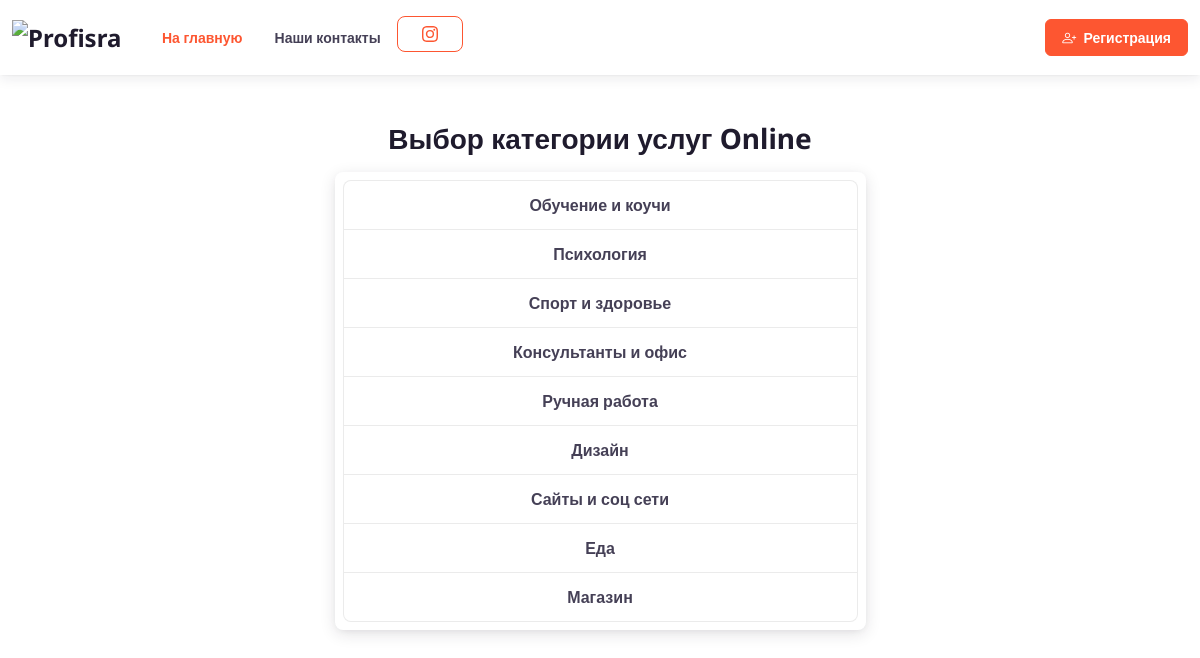
The app's page /cities/44/ with its own data.
### core/models.py (models this page shows, shortened)
class City(models.Model):
    name = models.CharField(max_length=100, unique=True)
    class Meta:
        verbose_name_plural = "Города"
        ordering = ['name']

class Category(models.Model):
    city = models.ForeignKey(City, on_delete=models.CASCADE)
    name = models.CharField(max_length=100)
    class Meta:
        verbose_name_plural = "Категории услуг"
        ordering = ['name']

### core/views.py (the view)
# urls.py: path('cities/<int:city_id>/', cat_views.category, name='category'),
def category(request, city_id):
    city = City.objects.get(pk=city_id)
    categories = Category.objects.filter(city=city).annotate(num_masters=Count('service__master')).filter(num_masters__gt=0)
    return render(request, 'category.html', {'city': city, 'categories': categories})

### core/templates/category.html (shortened to what this page needs)
{% extends "base.html" %}
{% load static %}
{% block content %}
    <div style="max-width:555px;" class="container justify justify-content-center pt-5 mt-5">
        <h3 align="center">Выбор категории услуг {{ city.name }} </h3>
        <div class="list-group text-center fw-bolder shadow p-2 mb-1 bg-body rounded">
        {% for category in categories %}
            <a href="{% url 'service' city.id category.id %}" class="list-group-item list-group-item-action" >{{ category.name }}</a>
        {% endfor %}
    </div>
</div>
{% endblock %}

### core/templates/base.html (shortened to what this page needs)
{% load static %}
<!DOCTYPE html>
<html lang="ru">
  <head>
    <link type="text/css" rel="stylesheet" media="screen" href="{% static '/css/theme.min.css' %}"/>
    <link type="text/css" rel="stylesheet" href="https://cdn.jsdelivr.net/npm/bootstrap-icons@1.10.2/font/bootstrap-icons.css">
    <link rel="stylesheet" href="https://rawgit.com/LeshikJanz/libraries/master/Bootstrap/baguetteBox.min.css">
  </head>
  <body>
    <header class="navbar fixed-top navbar-expand-lg navbar-light bg-light shadow-sm">
      <div class="container">
        <a href="{% url 'index' %}" class="navbar-brand me-2 me-xl-4">
          <img class="d-block" src="{% static '/images/logo.png' %}" width="110" alt="Profisrael">
        </a>
        <a href="{% url 'registration' %}" class="btn btn-primary btn-sm ms-2 order-lg-3">
          <i class="bi bi-person-plus"></i>&nbsp; Регистрация
        </a>
        <div class="collapse navbar-collapse order-lg-2" id="navbarNav">
          <ul class="navbar-nav">
            <li class="nav-item active">
              <a href="{% url 'index' %}" class="nav-link">На главную</a>
            </li>
            <li class="nav-item">
              <a href="/contacts.html" class="nav-link">Наши контакты</a>
            </li>
            <li class="nav-item">
              <a href="https://www.instagram.com/profi.israel/" class="btn btn-outline-primary">
              </a>
            </li>
          </ul>
        </div>
      </div>
    </header>
    {% block content %}
    {% endblock %}
    </body>
</html>

### records on screen
City: name "Online"
Category: name "Обучение и коучи"
Category: name "Психология"
Category: name "Спорт и здоровье"
Category: name "Консультанты и офис"
Category: name "Ручная работа"
Category: name "Дизайн"
Category: name "Сайты и соц сети"
Category: name "Еда"
Category: name "Магазин"
